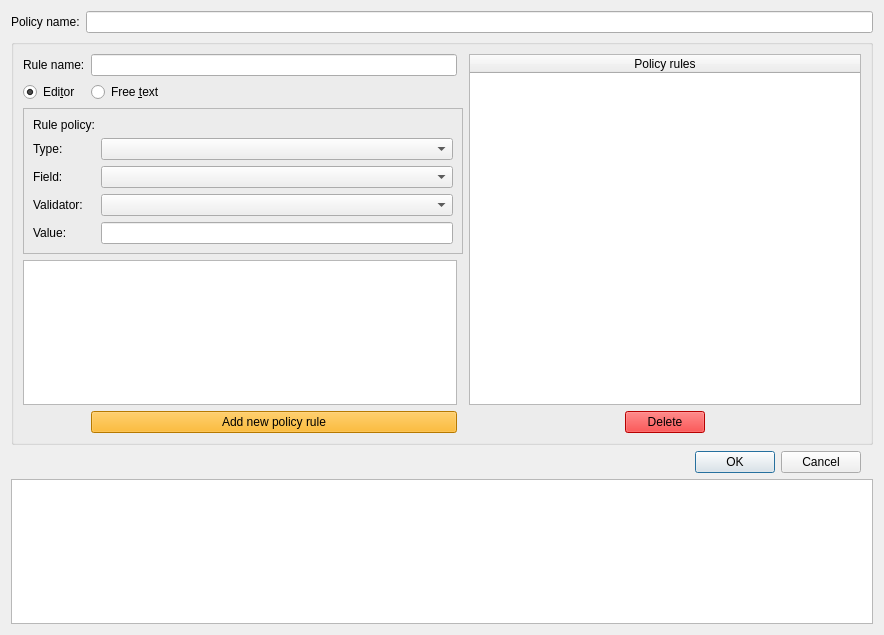
<?xml version="1.0" encoding="UTF-8"?>
<ui version="4.0">
 <class>PoliciesEdit</class>
 <widget class="QFrame" name="PoliciesEdit">
  <property name="geometry">
   <rect>
    <x>0</x>
    <y>0</y>
    <width>884</width>
    <height>635</height>
   </rect>
  </property>
  <property name="sizePolicy">
   <sizepolicy hsizetype="Expanding" vsizetype="Expanding">
    <horstretch>0</horstretch>
    <verstretch>0</verstretch>
   </sizepolicy>
  </property>
  <layout class="QGridLayout" name="gridLayout">
   <item row="7" column="0" colspan="8">
    <widget class="QPlainTextEdit" name="errors"/>
   </item>
   <item row="1" column="0">
    <widget class="QLabel" name="label_7">
     <property name="text">
      <string>Policy name:</string>
     </property>
    </widget>
   </item>
   <item row="1" column="1" colspan="7">
    <widget class="QLineEdit" name="name"/>
   </item>
   <item row="2" column="0" colspan="8">
    <widget class="QGroupBox" name="groupBox">
     <layout class="QGridLayout" name="gridLayout_3">
      <item row="6" column="0" colspan="2">
       <widget class="QTextEdit" name="freeText"/>
      </item>
      <item row="8" column="1">
       <widget class="QPushButton" name="newRule">
        <property name="focusPolicy">
         <enum>Qt::NoFocus</enum>
        </property>
        <property name="styleSheet">
         <string notr="true">background-color: rgb(255, 170, 0);
selection-background-color: rgb(255, 170, 0);</string>
        </property>
        <property name="text">
         <string>Add new policy rule</string>
        </property>
       </widget>
      </item>
      <item row="0" column="5" rowspan="7" colspan="3">
       <widget class="QTableWidget" name="rules">
        <property name="selectionMode">
         <enum>QAbstractItemView::ExtendedSelection</enum>
        </property>
        <property name="selectionBehavior">
         <enum>QAbstractItemView::SelectRows</enum>
        </property>
        <property name="showGrid">
         <bool>false</bool>
        </property>
        <property name="gridStyle">
         <enum>Qt::NoPen</enum>
        </property>
        <attribute name="horizontalHeaderStretchLastSection">
         <bool>true</bool>
        </attribute>
        <attribute name="verticalHeaderShowSortIndicator" stdset="0">
         <bool>false</bool>
        </attribute>
        <column>
         <property name="text">
          <string>Policy rules</string>
         </property>
        </column>
       </widget>
      </item>
      <item row="8" column="5">
       <spacer name="horizontalSpacer">
        <property name="orientation">
         <enum>Qt::Horizontal</enum>
        </property>
        <property name="sizeType">
         <enum>QSizePolicy::Minimum</enum>
        </property>
        <property name="sizeHint" stdset="0">
         <size>
          <width>150</width>
          <height>20</height>
         </size>
        </property>
       </spacer>
      </item>
      <item row="1" column="0">
       <widget class="QRadioButton" name="editorSelector">
        <property name="text">
         <string>Edi&amp;tor</string>
        </property>
        <property name="checked">
         <bool>true</bool>
        </property>
       </widget>
      </item>
      <item row="0" column="0">
       <widget class="QLabel" name="label">
        <property name="text">
         <string>Rule name:</string>
        </property>
       </widget>
      </item>
      <item row="0" column="1">
       <widget class="QLineEdit" name="ruleName"/>
      </item>
      <item row="2" column="0" rowspan="4" colspan="3">
       <widget class="QFrame" name="editorFrame">
        <property name="frameShape">
         <enum>QFrame::StyledPanel</enum>
        </property>
        <property name="frameShadow">
         <enum>QFrame::Raised</enum>
        </property>
        <layout class="QGridLayout" name="gridLayout_2">
         <item row="5" column="2">
          <widget class="QComboBox" name="validator"/>
         </item>
         <item row="2" column="2">
          <widget class="QComboBox" name="type"/>
         </item>
         <item row="6" column="0">
          <widget class="QLabel" name="label_6">
           <property name="text">
            <string>Value:</string>
           </property>
          </widget>
         </item>
         <item row="2" column="0">
          <widget class="QLabel" name="label_3">
           <property name="text">
            <string>Type:</string>
           </property>
          </widget>
         </item>
         <item row="5" column="0">
          <widget class="QLabel" name="label_5">
           <property name="text">
            <string>Validator:</string>
           </property>
          </widget>
         </item>
         <item row="3" column="0">
          <widget class="QLabel" name="label_4">
           <property name="text">
            <string>Field:</string>
           </property>
          </widget>
         </item>
         <item row="6" column="2">
          <widget class="QLineEdit" name="value"/>
         </item>
         <item row="3" column="2">
          <widget class="QComboBox" name="field"/>
         </item>
         <item row="1" column="0">
          <widget class="QLabel" name="label_2">
           <property name="text">
            <string>Rule policy:</string>
           </property>
          </widget>
         </item>
        </layout>
       </widget>
      </item>
      <item row="8" column="6">
       <widget class="QPushButton" name="deleteRule">
        <property name="maximumSize">
         <size>
          <width>100</width>
          <height>16777215</height>
         </size>
        </property>
        <property name="focusPolicy">
         <enum>Qt::NoFocus</enum>
        </property>
        <property name="styleSheet">
         <string notr="true">background-color: rgb(255, 0, 0);
selection-background-color: rgb(255, 0, 0);
</string>
        </property>
        <property name="text">
         <string>Delete</string>
        </property>
       </widget>
      </item>
      <item row="1" column="1">
       <widget class="QRadioButton" name="freeTextSelector">
        <property name="text">
         <string>Free &amp;text</string>
        </property>
       </widget>
      </item>
      <item row="8" column="7">
       <spacer name="horizontalSpacer_3">
        <property name="orientation">
         <enum>Qt::Horizontal</enum>
        </property>
        <property name="sizeType">
         <enum>QSizePolicy::Minimum</enum>
        </property>
        <property name="sizeHint" stdset="0">
         <size>
          <width>150</width>
          <height>20</height>
         </size>
        </property>
       </spacer>
      </item>
     </layout>
     <zorder>rules</zorder>
     <zorder>editorFrame</zorder>
     <zorder>editorSelector</zorder>
     <zorder>freeTextSelector</zorder>
     <zorder>newRule</zorder>
     <zorder>deleteRule</zorder>
     <zorder>ruleName</zorder>
     <zorder>label</zorder>
     <zorder>freeText</zorder>
    </widget>
   </item>
   <item row="3" column="5">
    <widget class="QDialogButtonBox" name="validation">
     <property name="standardButtons">
      <set>QDialogButtonBox::Cancel|QDialogButtonBox::Ok</set>
     </property>
    </widget>
   </item>
  </layout>
 </widget>
 <resources/>
 <connections/>
</ui>
